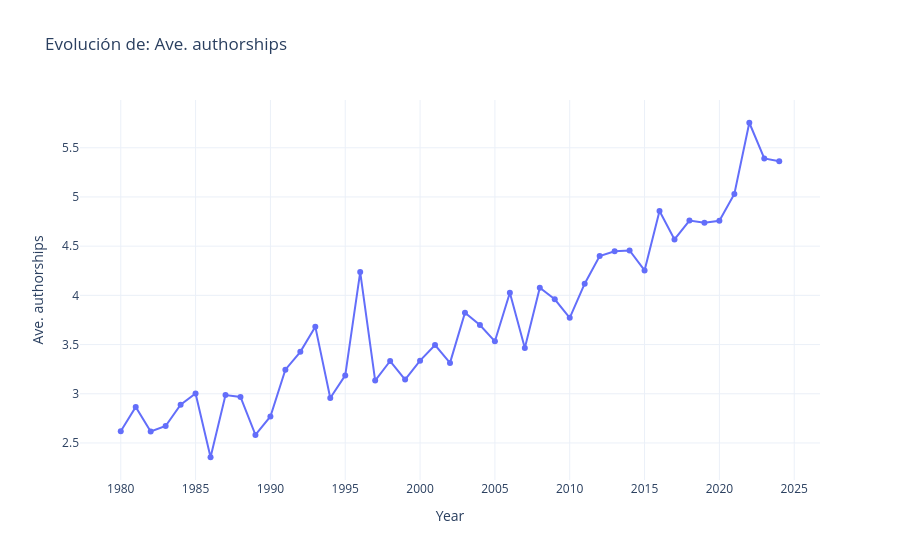
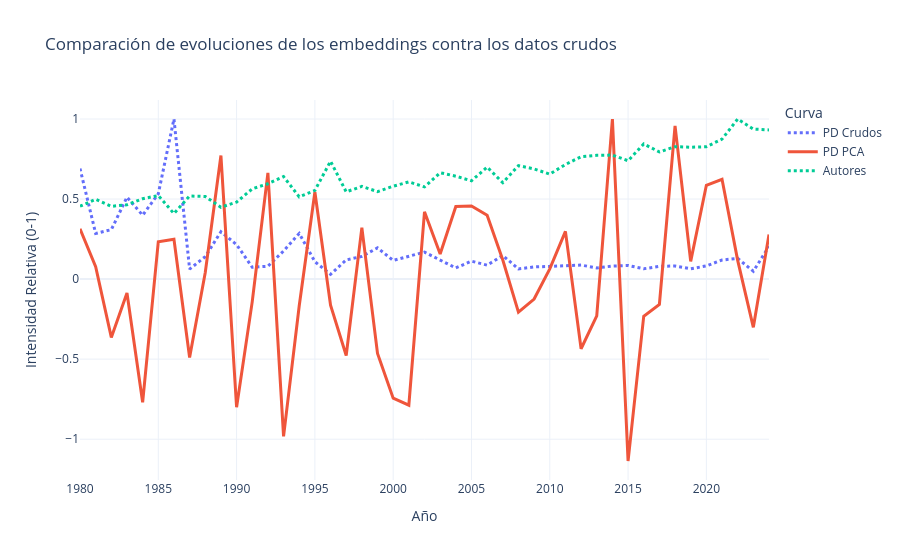

The code cell stored with these charts, in order, in its notebook:
### Code cell
#Percent of documents resultó  tener una correlación bastante alta, por lo tanto, las gráficas
#deberían ser bastante parecidas (la generada por pca y la que es a partir de los datos crudos)
#"Ave. authorships"
# 5. Gráficas de Comparación
df_plot, df_comparacion = eanalysis.preparar_datos_comparacion(df_features, df_flujo)
eviz.plot_feature_individual(df_plot, "Ave. authorships")
eviz.plot_comparacion_normalizada(df_comparacion)

### Figure 1 — Plotly figure (JSON) as saved in the notebook; plotly's stock layout.template omitted (floating-point values rounded to 4 significant figures)
{"data": [{"hovertemplate": "Year=%{x}<br>Ave. authorships=%{y}<extra></extra>", "legendgroup": "", "line": {"color": "#636efa", "dash": "solid"}, "marker": {"symbol": "circle"}, "mode": "lines+markers", "name": "", "orientation": "v", "showlegend": false, "type": "scatter", "x": [1980, 1981, 1982, 1983, 1984, 1985, 1986, 1987, 1988, 1989, 1990, 1991, 1992, 1993, 1994, 1995, 1996, 1997, 1998, 1999, 2000, 2001, 2002, 2003, 2004, 2005, 2006, 2007, 2008, 2009, 2010, 2011, 2012, 2013, 2014, 2015, 2016, 2017, 2018, 2019, 2020, 2021, 2022, 2023, 2024], "xaxis": "x", "y": [2.618, 2.866, 2.616, 2.672, 2.889, 3.002, 2.355, 2.986, 2.968, 2.582, 2.769, 3.245, 3.426, 3.682, 2.957, 3.187, 4.237, 3.135, 3.333, 3.144, 3.337, 3.495, 3.314, 3.823, 3.698, 3.533, 4.026, 3.466, 4.078, 3.96, 3.772, 4.119, 4.4, 4.448, 4.457, 4.253, 4.857, 4.569, 4.76, 4.738, 4.758, 5.03, 5.754, 5.391, 5.362], "yaxis": "y"}], "layout": {"legend": {"tracegroupgap": 0}, "title": {"text": "Evolución de: Ave. authorships"}, "xaxis": {"anchor": "y", "domain": [0, 1], "title": {"text": "Year"}}, "yaxis": {"anchor": "x", "domain": [0, 1], "title": {"text": "Ave. authorships"}}}}

### Figure 2 — Plotly figure (JSON) as saved in the notebook; plotly's stock layout.template omitted (floating-point values rounded to 4 significant figures)
{"data": [{"hovertemplate": "Curva=PD Crudos<br>Año=%{x}<br>Intensidad Relativa (0-1)=%{y}<extra></extra>", "legendgroup": "PD Crudos", "line": {"color": "#636efa", "dash": "dot", "width": 3}, "marker": {"symbol": "circle"}, "mode": "lines", "name": "PD Crudos", "orientation": "v", "showlegend": true, "type": "scatter", "x": [1980, 1981, 1982, 1983, 1984, 1985, 1986, 1987, 1988, 1989, 1990, 1991, 1992, 1993, 1994, 1995, 1996, 1997, 1998, 1999, 2000, 2001, 2002, 2003, 2004, 2005, 2006, 2007, 2008, 2009, 2010, 2011, 2012, 2013, 2014, 2015, 2016, 2017, 2018, 2019, 2020, 2021, 2022, 2023, 2024], "xaxis": "x", "y": [0.6907, 0.2851, 0.3088, 0.5113, 0.3989, 0.5326, 1.0, 0.0627, 0.1405, 0.2957, 0.2152, 0.07399, 0.08032, 0.1757, 0.2851, 0.1085, 0.02986, 0.1198, 0.1415, 0.195, 0.1168, 0.1418, 0.1685, 0.1187, 0.0696, 0.1124, 0.0872, 0.1473, 0.06363, 0.07585, 0.08091, 0.08463, 0.08761, 0.06989, 0.08124, 0.08519, 0.06453, 0.07938, 0.08194, 0.06424, 0.08238, 0.1192, 0.1296, 0.04885, 0.2045], "yaxis": "y"}, {"hovertemplate": "Curva=PD PCA<br>Año=%{x}<br>Intensidad Relativa (0-1)=%{y}<extra></extra>", "legendgroup": "PD PCA", "line": {"color": "#EF553B", "dash": "solid", "width": 3}, "marker": {"symbol": "circle"}, "mode": "lines", "name": "PD PCA", "orientation": "v", "showlegend": true, "type": "scatter", "x": [1980, 1981, 1982, 1983, 1984, 1985, 1986, 1987, 1988, 1989, 1990, 1991, 1992, 1993, 1994, 1995, 1996, 1997, 1998, 1999, 2000, 2001, 2002, 2003, 2004, 2005, 2006, 2007, 2008, 2009, 2010, 2011, 2012, 2013, 2014, 2015, 2016, 2017, 2018, 2019, 2020, 2021, 2022, 2023, 2024], "xaxis": "x", "y": [0.3143, 0.07819, -0.3644, -0.08633, -0.7696, 0.2336, 0.2488, -0.4896, 0.0416, 0.7716, -0.8005, -0.1406, 0.6634, -0.982, -0.1667, 0.5445, -0.1623, -0.477, 0.3216, -0.4646, -0.7441, -0.7876, 0.4203, 0.1565, 0.4538, 0.4565, 0.3994, 0.1195, -0.2062, -0.1246, 0.06417, 0.2979, -0.435, -0.23, 1.0, -1.136, -0.2317, -0.1586, 0.957, 0.1106, 0.5862, 0.6233, 0.1168, -0.3014, 0.2792], "yaxis": "y"}, {"hovertemplate": "Curva=Autores<br>Año=%{x}<br>Intensidad Relativa (0-1)=%{y}<extra></extra>", "legendgroup": "Autores", "line": {"color": "#00cc96", "dash": "dot", "width": 3}, "marker": {"symbol": "circle"}, "mode": "lines", "name": "Autores", "orientation": "v", "showlegend": true, "type": "scatter", "x": [1980, 1981, 1982, 1983, 1984, 1985, 1986, 1987, 1988, 1989, 1990, 1991, 1992, 1993, 1994, 1995, 1996, 1997, 1998, 1999, 2000, 2001, 2002, 2003, 2004, 2005, 2006, 2007, 2008, 2009, 2010, 2011, 2012, 2013, 2014, 2015, 2016, 2017, 2018, 2019, 2020, 2021, 2022, 2023, 2024], "xaxis": "x", "y": [0.4551, 0.498, 0.4547, 0.4644, 0.5021, 0.5217, 0.4093, 0.519, 0.5158, 0.4487, 0.4813, 0.5639, 0.5954, 0.6399, 0.5138, 0.5538, 0.7363, 0.5448, 0.5792, 0.5464, 0.5799, 0.6074, 0.5759, 0.6645, 0.6428, 0.614, 0.6997, 0.6023, 0.7087, 0.6882, 0.6556, 0.7158, 0.7646, 0.7731, 0.7745, 0.7392, 0.8441, 0.794, 0.8272, 0.8234, 0.8269, 0.8742, 1.0, 0.9369, 0.9319], "yaxis": "y"}], "layout": {"legend": {"title": {"text": "Curva"}, "tracegroupgap": 0}, "title": {"text": "Comparación de evoluciones de los embeddings contra los datos crudos"}, "xaxis": {"anchor": "y", "domain": [0, 1], "title": {"text": "Año"}}, "yaxis": {"anchor": "x", "domain": [0, 1], "title": {"text": "Intensidad Relativa (0-1)"}}}}
